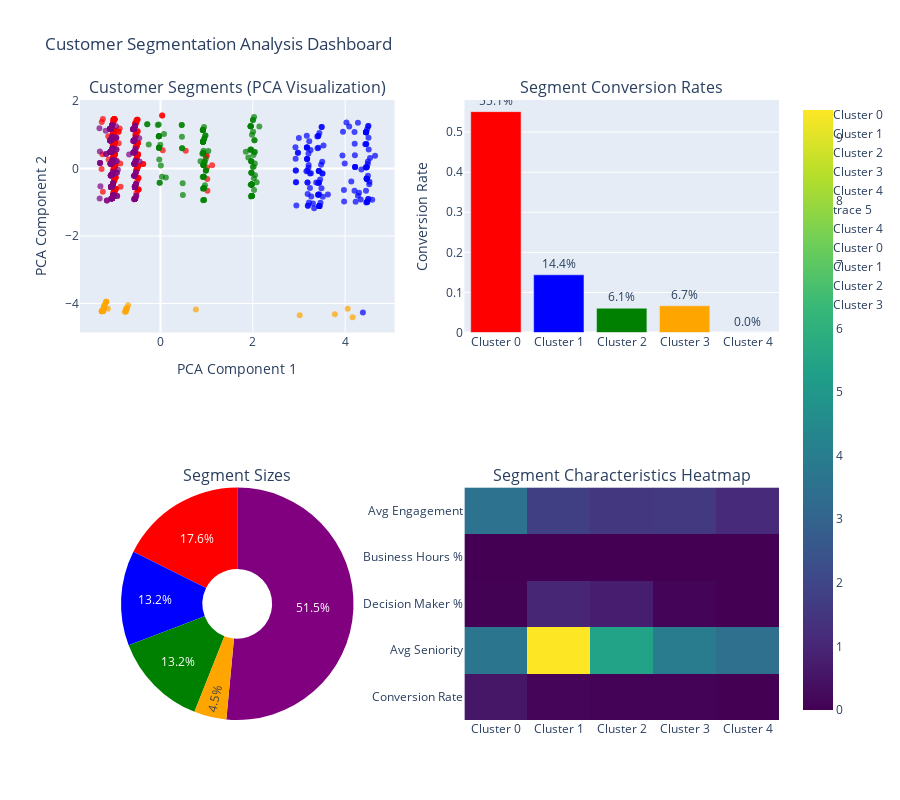

Notebook cell for this chart:
### Code cell
# Create segmentation visualizations
segmented_data = segmentation_results['segmented_data']

fig = make_subplots(
    rows=2, cols=2,
    subplot_titles=[
        'Customer Segments (PCA Visualization)',
        'Segment Conversion Rates',
        'Segment Sizes',
        'Segment Characteristics Heatmap'
    ],
    specs=[[{"type": "scatter"}, {"type": "bar"}],
           [{"type": "pie"}, {"type": "heatmap"}]]
)

# 1. PCA visualization of clusters
colors = ['red', 'blue', 'green', 'orange', 'purple']
for cluster_id in range(5):
    cluster_data = segmented_data[segmented_data['kmeans_cluster'] == cluster_id]
    fig.add_trace(
        go.Scatter(
            x=cluster_data['pca_1'],
            y=cluster_data['pca_2'],
            mode='markers',
            name=f'Cluster {cluster_id}',
            marker=dict(
                color=colors[cluster_id],
                size=6,
                opacity=0.7
            )
        ),
        row=1, col=1
    )

# 2. Segment conversion rates
cluster_ids = list(cluster_analysis.keys())
conversion_rates = [cluster_analysis[cid]['conversion_rate'] for cid in cluster_ids]

fig.add_trace(
    go.Bar(
        x=[f'Cluster {cid}' for cid in cluster_ids],
        y=conversion_rates,
        marker_color=colors[:len(cluster_ids)],
        text=[f'{rate:.1%}' for rate in conversion_rates],
        textposition='outside'
    ),
    row=1, col=2
)

# 3. Segment sizes
segment_sizes = [cluster_analysis[cid]['size'] for cid in cluster_ids]
segment_labels = [f'Cluster {cid}' for cid in cluster_ids]

fig.add_trace(
    go.Pie(
        labels=segment_labels,
        values=segment_sizes,
        hole=0.3,
        marker_colors=colors[:len(cluster_ids)]
    ),
    row=2, col=1
)

# 4. Segment characteristics heatmap
characteristics = ['conversion_rate', 'avg_seniority', 'decision_maker_pct', 'business_hours_pct', 'avg_engagement']
heatmap_data = []
for char in characteristics:
    row_data = [cluster_analysis[cid][char] for cid in cluster_ids]
    heatmap_data.append(row_data)

fig.add_trace(
    go.Heatmap(
        z=heatmap_data,
        x=[f'Cluster {cid}' for cid in cluster_ids],
        y=['Conversion Rate', 'Avg Seniority', 'Decision Maker %', 'Business Hours %', 'Avg Engagement'],
        colorscale='Viridis',
        showscale=True
    ),
    row=2, col=2
)

fig.update_layout(
    title_text="Customer Segmentation Analysis Dashboard",
    height=800,
    showlegend=True
)

fig.update_xaxes(title_text="PCA Component 1", row=1, col=1)
fig.update_yaxes(title_text="PCA Component 2", row=1, col=1)
fig.update_yaxes(title_text="Conversion Rate", row=1, col=2)

fig.show()

print(f"\n💡 SEGMENTATION INSIGHTS:")
print(f"  1. CLEAR SEGMENTS: PCA shows {sum(segmentation_results['pca_explained_variance']):.1%} of variance explained")
print(f"  2. HIGH-VALUE SEGMENT: Cluster {best_cluster} shows {cluster_analysis[best_cluster]['conversion_rate']:.1%} conversion")
print(f"  3. TARGETING OPPORTUNITY: Focus on decision maker segments for higher ROI")
print(f"  4. CHANNEL ALIGNMENT: Different segments prefer different marketing channels")

# Segment-specific recommendations
print(f"\n🎯 SEGMENT-SPECIFIC STRATEGIES:")
for cluster_id, persona in segment_personas.items():
    if cluster_id in cluster_analysis:
        analysis = cluster_analysis[cluster_id]
        if analysis['conversion_rate'] > 0.15:  # High-converting segments
            print(f"  • {persona} (Cluster {cluster_id}): HIGH PRIORITY - Increase investment, personalized messaging")
        elif analysis['size'] > 150:  # Large segments
            print(f"  • {persona} (Cluster {cluster_id}): SCALE OPPORTUNITY - Optimize for volume growth")
        else:
            print(f"  • {persona} (Cluster {cluster_id}): MAINTAIN - Standard approach with monitoring")

### Figure 1 — Plotly figure (JSON) as saved in the notebook; plotly's stock layout.template omitted (floating-point values rounded to 4 significant figures; data arrays with more than 128 entries replaced by an {"elided": "..."} marker saying what was removed)
{"data": [{"marker": {"color": "red", "opacity": 0.7, "size": 6}, "mode": "markers", "name": "Cluster 0", "type": "scatter", "x": {"elided": "176 float values"}, "xaxis": "x", "y": {"elided": "176 float values"}, "yaxis": "y"}, {"marker": {"color": "blue", "opacity": 0.7, "size": 6}, "mode": "markers", "name": "Cluster 1", "type": "scatter", "x": {"elided": "132 float values"}, "xaxis": "x", "y": {"elided": "132 float values"}, "yaxis": "y"}, {"marker": {"color": "green", "opacity": 0.7, "size": 6}, "mode": "markers", "name": "Cluster 2", "type": "scatter", "x": {"elided": "132 float values"}, "xaxis": "x", "y": {"elided": "132 float values"}, "yaxis": "y"}, {"marker": {"color": "orange", "opacity": 0.7, "size": 6}, "mode": "markers", "name": "Cluster 3", "type": "scatter", "x": [-0.7461, -1.139, -1.269, -1.249, 3.016, -1.249, -1.224, -1.249, -1.224, -1.224, 3.777, -1.269, -0.7259, -0.7011, 0.7668, -1.269, -0.7506, -1.199, -1.174, -1.249, -1.174, -1.219, -0.7259, -1.174, -1.269, -1.249, -1.249, -1.249, -1.249, -1.249, 4.056, -1.224, -1.249, -1.249, -1.249, -0.7506, -1.249, -1.249, -1.249, -1.249, 4.163, -1.249, -1.224, -0.7708, -1.269], "xaxis": "x", "y": [-4.157, -4.153, -4.233, -4.221, -4.35, -4.221, -4.13, -4.221, -4.13, -4.13, -4.32, -4.233, -4.144, -4.054, -4.179, -4.233, -4.235, -4.039, -3.948, -4.221, -3.948, -4.051, -4.144, -3.948, -4.233, -4.221, -4.221, -4.221, -4.221, -4.221, -4.158, -4.13, -4.221, -4.221, -4.221, -4.235, -4.221, -4.221, -4.221, -4.221, -4.404, -4.221, -4.13, -4.248, -4.233], "yaxis": "y"}, {"marker": {"color": "purple", "opacity": 0.7, "size": 6}, "mode": "markers", "name": "Cluster 4", "type": "scatter", "x": {"elided": "515 float values"}, "xaxis": "x", "y": {"elided": "515 float values"}, "yaxis": "y"}, {"marker": {"color": ["red", "blue", "green", "orange", "purple"]}, "text": ["55.1%", "14.4%", "6.1%", "6.7%", "0.0%"], "textposition": "outside", "type": "bar", "x": ["Cluster 0", "Cluster 1", "Cluster 2", "Cluster 3", "Cluster 4"], "xaxis": "x2", "y": [0.5511, 0.1439, 0.06061, 0.06667, 0], "yaxis": "y2"}, {"domain": {"x": [0, 0.45], "y": [0, 0.375]}, "hole": 0.3, "labels": ["Cluster 0", "Cluster 1", "Cluster 2", "Cluster 3", "Cluster 4"], "marker": {"colors": ["red", "blue", "green", "orange", "purple"]}, "type": "pie", "values": [176, 132, 132, 45, 515]}, {"colorscale": [[0, "#440154"], [0.1111, "#482878"], [0.2222, "#3e4989"], [0.3333, "#31688e"], [0.4444, "#26828e"], [0.5556, "#1f9e89"], [0.6667, "#35b779"], [0.7778, "#6ece58"], [0.8889, "#b5de2b"], [1, "#fde725"]], "showscale": true, "type": "heatmap", "x": ["Cluster 0", "Cluster 1", "Cluster 2", "Cluster 3", "Cluster 4"], "xaxis": "x3", "y": ["Conversion Rate", "Avg Seniority", "Decision Maker %", "Business Hours %", "Avg Engagement"], "yaxis": "y3", "z": [[0.5511, 0.1439, 0.06061, 0.06667, 0], [3.665, 9.432, 5.402, 3.911, 3.449], [0.03409, 1, 0.7727, 0.1111, 0], [0, 0, 0, 0, 0], [3.551, 1.765, 1.538, 1.6, 1.118]]}], "layout": {"annotations": [{"font": {"size": 16}, "showarrow": false, "text": "Customer Segments (PCA Visualization)", "x": 0.225, "xanchor": "center", "xref": "paper", "y": 1, "yanchor": "bottom", "yref": "paper"}, {"font": {"size": 16}, "showarrow": false, "text": "Segment Conversion Rates", "x": 0.775, "xanchor": "center", "xref": "paper", "y": 1, "yanchor": "bottom", "yref": "paper"}, {"font": {"size": 16}, "showarrow": false, "text": "Segment Sizes", "x": 0.225, "xanchor": "center", "xref": "paper", "y": 0.375, "yanchor": "bottom", "yref": "paper"}, {"font": {"size": 16}, "showarrow": false, "text": "Segment Characteristics Heatmap", "x": 0.775, "xanchor": "center", "xref": "paper", "y": 0.375, "yanchor": "bottom", "yref": "paper"}], "height": 800, "showlegend": true, "title": {"text": "Customer Segmentation Analysis Dashboard"}, "xaxis": {"anchor": "y", "domain": [0, 0.45], "title": {"text": "PCA Component 1"}}, "xaxis2": {"anchor": "y2", "domain": [0.55, 1]}, "xaxis3": {"anchor": "y3", "domain": [0.55, 1]}, "yaxis": {"anchor": "x", "domain": [0.625, 1], "title": {"text": "PCA Component 2"}}, "yaxis2": {"anchor": "x2", "domain": [0.625, 1], "title": {"text": "Conversion Rate"}}, "yaxis3": {"anchor": "x3", "domain": [0, 0.375]}}}
